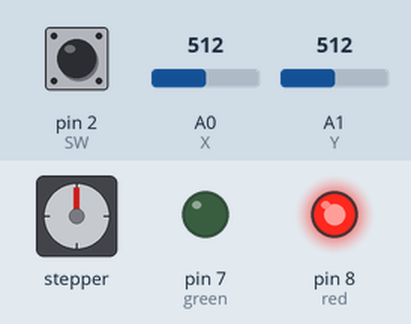
Recording of a sketch running on a simulated Arduino Uno, built with avr-gcc and run on an emulated ATmega328P. Parts: stepper motor, output pins drawn as LEDs (lit = HIGH). Inputs (shaded band) come from the test bench; at power-on: pin 2 (SW) HIGH, A0 (X) = 512, A1 (Y) = 512. Stepper angles assume 2048 steps per turn.

Above: at 1.2 s.
1.3 s: pin 2 (SW) pulled LOW for 3.2 s
At 5.6 s:
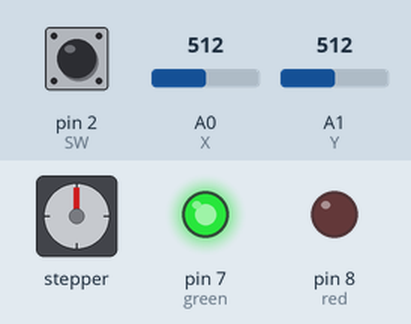
6.0 s: A0 (X) set to 544
7.5 s: A0 (X) set to 570
At 7.95 s:
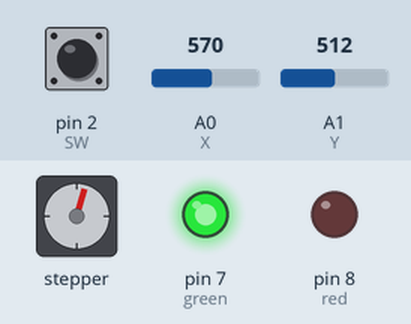
10.5 s: pin 2 (SW) pulled LOW for 0.15 s
At 11.1 s:
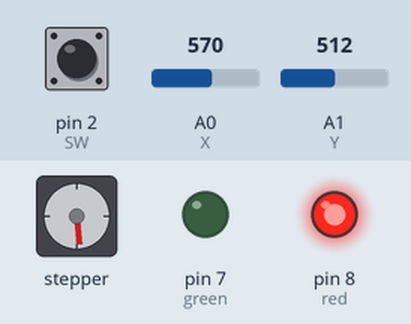
12.1 s: pin 2 (SW) pulled LOW for 1 s
At 13.2 s:
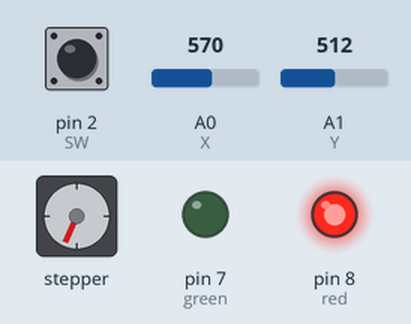
14.6 s: pin 2 (SW) pulled LOW for 0.15 s
At 14.75 s:
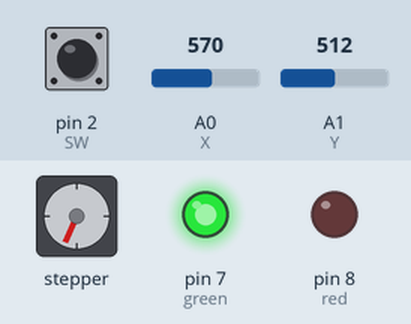
Timing chart, 0 to 18.6 s (numbered marks = the images above; inputs shaded):
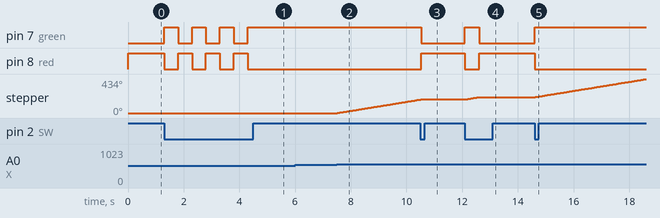

Measured:
- the behaviour switches between 562 and 563 on A0 (X) (found by bisection; images 1 and 2)
- after the input at 1.3 s, pin 7 (green): alternates HIGH for 0.50 s and LOW for 0.50 s, 7 changes in all, then stays HIGH, starting at once; pin 8 (red): alternates HIGH for 0.50 s and LOW for 0.50 s, 7 changes in all, then stays LOW, starting at once
- after the input at 6.0 s, every drawn part: stays the same
- after the input at 7.5 s, stepper: keeps turning clockwise at about 58°/s, starting at once
- after the input at 10.5 s, pin 7 (green): HIGH → LOW at once; pin 8 (red): LOW → HIGH at once; stepper: goes on until 10.5 s, then stays 174°
- after the input at 12.1 s, pin 7 (green): LOW → HIGH at once, → LOW 0.50 s later; pin 8 (red): HIGH → LOW at once, → HIGH 0.50 s later; stepper: turns 29° clockwise in 0.46 s, starting at once
- after the input at 14.6 s, pin 7 (green): LOW → HIGH at once; pin 8 (red): HIGH → LOW at once; stepper: keeps turning clockwise at about 58°/s, starting at once

The sketch:

stepper_motor_and_joystic.ino
```cpp
#include <Stepper.h>

const int stepsPerRevolution = 2048; // for 28BYJ-48
const int X = A0;
const int Y = A1;
const int SW = 2;
const int green = 7;
const int red = 8;
unsigned long lastStateUpdate = 0;
const int stateUpdateInterval = 500;

bool permit = false;      // motor operation permission flag
bool lastState = HIGH;    // previous button state

Stepper myStepper(stepsPerRevolution, 3, 5, 4, 6);

void setup() {
  Serial.begin(9600);
  pinMode(SW, INPUT_PULLUP);
  pinMode(green, OUTPUT);
  pinMode(red, OUTPUT);
  myStepper.setSpeed(10); // initial speed
}

void loop() {
  bool buttonPressed = (digitalRead(SW) == LOW);

  // button press handling: HIGH -> LOW transition
  if (lastState == HIGH && buttonPressed) {
    if (millis() - lastStateUpdate >= stateUpdateInterval) {
        permit = !permit;  // toggle flag
        lastStateUpdate = millis();
    }
  }
  lastState = buttonPressed;

  if (permit) {
    digitalWrite(green, HIGH);
    digitalWrite(red, LOW);

    int posX = analogRead(X);
    int posY = analogRead(Y);

    // speed control via Y axis
    int speed = map(posY, 0, 1023, 1, 20);
    myStepper.setSpeed(speed);

    // calculate X offset from center
    int deltaX = posX - 512;

    // deltaX = -512 → steps = -50 (left edge)
    // deltaX = 0    → steps = 0   (center)
    // deltaX = +512 → steps = +50 (right edge)

    // apply dead zone of ±50
    if (abs(deltaX) > 50) {
      int steps = map(deltaX, -512, 512, -50, 50);
      myStepper.step(steps);
    }
    // if within dead zone → motor stops
  } else {
    digitalWrite(red, HIGH);
    digitalWrite(green, LOW);
    // motor does not move
  }
}
```
